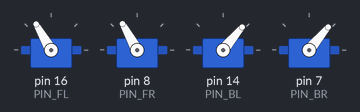
This sketch was run on a simulated SparkFun Pro Micro, built with avr-gcc and run on an emulated ATmega32U4. On the bench: 4 × servo. What the sketch prints to the serial monitor is not drawn.

Above: at 3.75 s.
At 4.3 s:
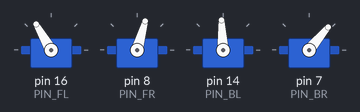
At 4.9 s:
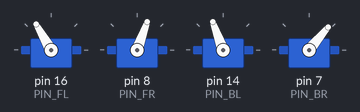
At 6.1 s:
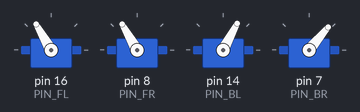
At 7.5 s:
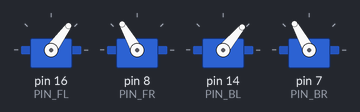
At 8.9 s:
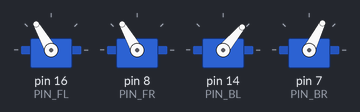
Timing chart, 0 to 11.1 s (numbered marks = the images above):
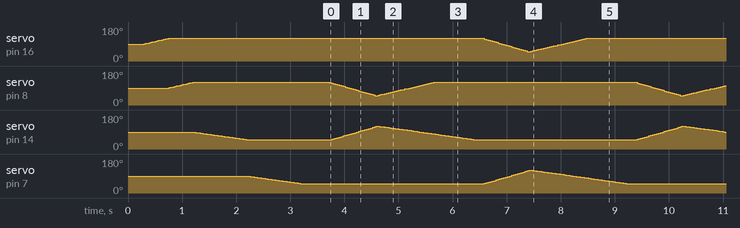

The sketch:

quad_crawl_test.ino
```cpp
/*
 * 4-Servo Quadruped Crawl Gait
 * Arduino Pro Micro
 *
 * Hardware map (as specified):
 *   FL -> pin 16
 *   FR -> pin 8
 *   BL -> pin 14
 *   BR -> pin 7
 *
 * Assumption: each leg has ONE servo (single DOF), sweeping between a
 * PLANT angle (foot down, bearing body weight) and a LIFT angle (foot
 * up, clear of the ground, reaching for the next step). Forward motion
 * comes from a fast LIFT move (unloaded) followed by a slow, weighted
 * PLANT move (drives the body) while the other three legs stay down.
 *
 * Sequence used: (FR + BL) together, then (FL + BR) together
 * Diagonal-pair (trot-style) gait: each diagonal pair moves at the
 * same time — lift then plant — with the follower leg starting a
 * few milliseconds after its pair-lead for a natural, non-robotic
 * feel, while the other diagonal pair stays planted for support.
 *
 * IMPORTANT: plantAngle[]/liftAngle[] values below are placeholders.
 * Opposite-side servos are almost always mounted mirrored, so "lift"
 * is NOT the same raw angle direction on every leg. Use
 * CALIBRATION_MODE below to measure each leg individually before
 * trusting the gait.
 */

#include <Servo.h>

// ---------------- Mode switch ----------------
// 1 = CALIBRATION MODE: center servos for horn mounting, then jog
//     one leg at a time over Serial to find its real PLANT (down)
//     and LIFT (up) angles. Gait does NOT run in this mode.
// 0 = GAIT MODE: runs the walking sequence using the angle arrays
//     below. Only switch to this after calibration is done.
#define CALIBRATION_MODE 0

// ---------------- Pin map ----------------
#define PIN_FL 16
#define PIN_FR 8
#define PIN_BL 14
#define PIN_BR 7

#define CENTER_ANGLE 90 // neutral position for mounting servo horns

// ---------------- Servo objects ----------------
Servo servoFL, servoFR, servoBL, servoBR;

// ---------------- Leg indices ----------------
enum LegID { FL = 0, FR = 1, BL = 2, BR = 3 };
const uint8_t NUM_LEGS = 4;
const char* legName[NUM_LEGS] = { "FL", "FR", "BL", "BR" };

Servo* legServo[NUM_LEGS] = { &servoFL, &servoFR, &servoBL, &servoBR };

// ---------------- Calibration: per-leg angles ----------------
// plantAngle = foot DOWN, planted, bearing body weight
// liftAngle  = foot UP, clear of the ground, reaching for next step
//
// These do NOT follow a pattern across legs (e.g. "lower = up")
// because opposite-side servos are usually mounted mirrored. Each
// pair MUST be measured per leg using CALIBRATION_MODE.
//
// Fill these in AFTER running calibration mode. Values below are
// placeholders only — do not run GAIT MODE until they're measured.
int plantAngle[NUM_LEGS] = { 120, 120, 50, 50 };  // FL, FR, BL, BR — DOWN
int liftAngle[NUM_LEGS]  = { 50, 50, 120, 120 };  // FL, FR, BL, BR — UP

// Tracks each leg's current commanded angle so moves are always
// interpolated from where the leg actually is.
int currentAngle[NUM_LEGS];

// ---------------- Gait timing ----------------
// Per-degree delay controls speed. Larger = slower/smoother.
const uint8_t LIFT_STEP_DELAY_MS  = 12;  // unloaded, still slower for small servos

// Plant (downward push) step delay, per leg. Lower = faster = more
// aggressive push. Front legs run faster/harder on the plant stroke;
// rear legs unchanged. (Hobby servos only expose position via PWM —
// there's no separate torque control — so "more push" in software
// means driving the motion faster, not a literal power increase.)
uint8_t plantStepDelay[NUM_LEGS] = { 15, 15, 25, 25 }; // FL, FR, BL, BR

const uint16_t PAUSE_BETWEEN_LEGS_MS = 150; // settle time, all feet planted

// How far behind the lead leg the trailing leg starts its move, within
// a diagonal pair. Small value = mostly-simultaneous with a natural
// stagger instead of a hard lock-step. 0 = perfectly simultaneous.
const uint16_t PAIR_STAGGER_MS = 40;

// Diagonal-pair walk order: FR leads BL, then FL leads BR. Each pair
// moves together (staggered) while the other diagonal pair stays
// planted for support.
struct LegPair { LegID lead; LegID follow; };
const LegPair gaitPairs[2] = { { FR, BL }, { FL, BR } };

// ---------------- Smooth move ----------------
// Moves a single leg from its current angle to target, one degree at
// a time, with the given per-step delay. This is what gives the
// "smooth/natural" motion instead of a servo snap.
void moveLegSmooth(LegID leg, int targetAngle, uint8_t stepDelayMs) {
  int &angle = currentAngle[leg];
  int step = (targetAngle > angle) ? 1 : -1;

  while (angle != targetAngle) {
    angle += step;
    legServo[leg]->write(angle);
    delay(stepDelayMs);
  }
}

// Moves two legs toward their targets concurrently (non-blocking,
// millis()-timed), with the follow leg starting staggerMs after the
// lead leg. Each leg can use its own step delay (e.g. front legs
// faster than rear on the plant stroke). Returns once both legs have
// reached their targets.
void movePairSmooth(LegID lead, LegID follow, int targetLead, int targetFollow,
                     uint8_t stepDelayLead, uint8_t stepDelayFollow, uint16_t staggerMs) {
  int &angleLead = currentAngle[lead];
  int &angleFollow = currentAngle[follow];
  int stepLead = (targetLead > angleLead) ? 1 : -1;
  int stepFollow = (targetFollow > angleFollow) ? 1 : -1;

  bool leadDone = (angleLead == targetLead);
  bool followDone = (angleFollow == targetFollow);
  bool followStarted = false;

  unsigned long now = millis();
  unsigned long lastStepLead = now;
  unsigned long followStartAt = now + staggerMs;
  unsigned long lastStepFollow = 0;

  while (!leadDone || !followDone) {
    now = millis();

    if (!leadDone && now - lastStepLead >= stepDelayLead) {
      angleLead += stepLead;
      legServo[lead]->write(angleLead);
      lastStepLead = now;
      if (angleLead == targetLead) leadDone = true;
    }

    if (!followDone) {
      if (!followStarted) {
        if (now >= followStartAt) {
          followStarted = true;
          lastStepFollow = now;
        }
      } else if (now - lastStepFollow >= stepDelayFollow) {
        angleFollow += stepFollow;
        legServo[follow]->write(angleFollow);
        lastStepFollow = now;
        if (angleFollow == targetFollow) followDone = true;
      }
    }
  }
}

// One full step cycle for a single leg: lift, then plant (the power
// stroke that actually moves the body). Used by calibration-adjacent
// single-leg helpers; the gait itself uses stepPair() below.
void stepLeg(LegID leg) {
  moveLegSmooth(leg, liftAngle[leg], LIFT_STEP_DELAY_MS);     // up
  moveLegSmooth(leg, plantAngle[leg], plantStepDelay[leg]);   // down / push
  delay(PAUSE_BETWEEN_LEGS_MS);
}

// One full step cycle for a diagonal pair: both legs lift together
// (follow slightly staggered), then both plant together (staggered,
// each leg using its own plant speed), while the other diagonal pair
// stays planted for support.
void stepPair(const LegPair& pair) {
  movePairSmooth(pair.lead, pair.follow, liftAngle[pair.lead], liftAngle[pair.follow],
                 LIFT_STEP_DELAY_MS, LIFT_STEP_DELAY_MS, PAIR_STAGGER_MS);
  movePairSmooth(pair.lead, pair.follow, plantAngle[pair.lead], plantAngle[pair.follow],
                 plantStepDelay[pair.lead], plantStepDelay[pair.follow], PAIR_STAGGER_MS);
  delay(PAUSE_BETWEEN_LEGS_MS);
}

// Sends all four servos straight to CENTER_ANGLE. Use this before
// mounting servo horns so they're all at a known neutral position,
// and any time you want to reset to neutral.
void centerAllServos() {
  for (uint8_t i = 0; i < NUM_LEGS; i++) {
    currentAngle[i] = CENTER_ANGLE;
    legServo[i]->write(CENTER_ANGLE);
  }
  Serial.print(F("All legs centered to "));
  Serial.println(CENTER_ANGLE);
}

#if CALIBRATION_MODE

// ---------------- Calibration mode ----------------
// Serial commands (115200 baud, newline-terminated):
//   c                -> center all 4 servos (mount horns now)
//   <LEG> <ANGLE>     -> move one leg directly to ANGLE, e.g. "FR 105"
//                        LEG is one of: FL FR BL BR (case-insensitive)
//   ?                 -> print current angle of all 4 legs
//
// Workflow: send "c", mount all horns square/neutral. Then for each
// leg, send angles like "FL 70", "FL 110" etc. until you find the
// angle that plants the foot flat on the ground (write it down as
// plantAngle) and the angle that lifts the foot clear (write it down
// as liftAngle). Repeat for all 4 legs, plug the 8 numbers into the
// arrays above, set CALIBRATION_MODE to 0, re-upload.

String serialLine;

int legIndexFromName(const String& name) {
  for (uint8_t i = 0; i < NUM_LEGS; i++) {
    if (name.equalsIgnoreCase(legName[i])) return i;
  }
  return -1;
}

void printAllAngles() {
  for (uint8_t i = 0; i < NUM_LEGS; i++) {
    Serial.print(legName[i]);
    Serial.print(F("="));
    Serial.print(currentAngle[i]);
    Serial.print(F("  "));
  }
  Serial.println();
}

void handleSerialLine(String line) {
  line.trim();
  if (line.length() == 0) return;

  if (line.equalsIgnoreCase("c")) {
    centerAllServos();
    return;
  }
  if (line == "?") {
    printAllAngles();
    return;
  }

  int spaceIdx = line.indexOf(' ');
  if (spaceIdx <= 0) {
    Serial.println(F("Unrecognized. Use: c | ? | <LEG> <ANGLE>"));
    return;
  }

  String legStr = line.substring(0, spaceIdx);
  String angleStr = line.substring(spaceIdx + 1);
  angleStr.trim();

  int idx = legIndexFromName(legStr);
  if (idx < 0) {
    Serial.println(F("Unknown leg. Use FL, FR, BL, or BR."));
    return;
  }

  int angle = angleStr.toInt();
  angle = constrain(angle, 0, 180);

  currentAngle[idx] = angle;
  legServo[idx]->write(angle);

  Serial.print(legName[idx]);
  Serial.print(F(" -> "));
  Serial.println(angle);
}

void setup() {
  Serial.begin(115200);
  servoFL.attach(PIN_FL);
  servoFR.attach(PIN_FR);
  servoBL.attach(PIN_BL);
  servoBR.attach(PIN_BR);

  centerAllServos();

  Serial.println(F("=== CALIBRATION MODE ==="));
  Serial.println(F("Servos centered. Mount horns now if needed."));
  Serial.println(F("Commands: c (center all) | ? (show angles) | <LEG> <ANGLE> e.g. FR 105"));
}

void loop() {
  while (Serial.available()) {
    char c = Serial.read();
    if (c == '\n') {
      handleSerialLine(serialLine);
      serialLine = "";
    } else if (c != '\r') {
      serialLine += c;
    }
  }
}

#else

// ---------------- Gait mode ----------------
void setup() {
  servoFL.attach(PIN_FL);
  servoFR.attach(PIN_FR);
  servoBL.attach(PIN_BL);
  servoBR.attach(PIN_BR);

  // Start centered (no snap on power-up), then ease into plant pose.
  centerAllServos();
  delay(300);
  for (uint8_t i = 0; i < NUM_LEGS; i++) {
    moveLegSmooth((LegID)i, plantAngle[i], plantStepDelay[i]);
  }
  delay(500);
}

void loop() {
  for (uint8_t i = 0; i < 2; i++) {
    stepPair(gaitPairs[i]);
  }
}

#endif

/*
 * CALIBRATION WORKFLOW:
 *
 * 1. Set CALIBRATION_MODE to 1 (default), upload, open Serial Monitor
 *    at 115200 baud, line ending "Newline".
 * 2. Send "c" to center all servos — mount/adjust horns now so each
 *    leg sits in a sane neutral position at 90 degrees.
 * 3. Power the robot so its feet are on the ground (or supported).
 *    For each leg, send "<LEG> <ANGLE>" (e.g. "FL 70", "FL 110", ...)
 *    and watch the foot. Find and record:
 *      - plantAngle: foot flat/planted, bearing body weight
 *      - liftAngle:  foot lifted clear, no drag or collision with
 *                     neighboring legs
 *    Do this independently for FL, FR, BL, BR — do not assume any
 *    two legs share values, even diagonal or "matching" ones.
 * 4. Plug all 8 measured values into plantAngle[] / liftAngle[] at
 *    the top of the file, in FL, FR, BL, BR order.
 * 5. Set CALIBRATION_MODE to 0, re-upload. This runs the gait.
 * 6. If a leg's motion order still looks reversed (plant before lift
 *    instead of lift before plant), you swapped which measured value
 *    goes in which array — swap that leg's two numbers.
 * 7. Run at the default plantStepDelay values (15ms front / 25ms rear)
 *    no leg collisions, then reduce delay to speed up.
 * 8. If the robot doesn't translate (legs move but body doesn't
 *    advance), the lift-to-plant travel range is too small, or the
 *    feet lack directional grip during the plant stroke — that's a
 *    mechanical, not firmware, fix.
 */
```
